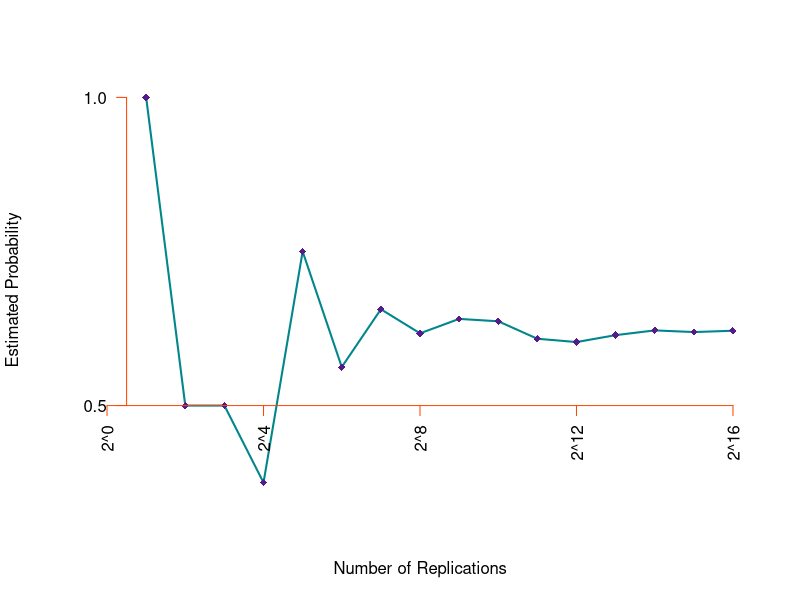

This figure's R source:
#==================================================#
#====== MONTE CARLO SIMULATION: COIN TOSSING ======#
#==================================================#

# Author: Jonah Gabry (jsg2201@columbia.edu)
# Written using R version 3.1.1 on Mac OS X 10.9.3
# Last Edited: 07/19/2014



# Suppose we have two sets of 10 colored cards. The first set of cards has 6 red
# cards and 4 blue cards. The second set of cards has 8 red cards and 2 blue
# cards.

# Without looking at the color, we draw one card from the first set and place it
# in the second set. (So the first set now has 9 cards and the second has 11
# cards)

# Then -- again without seeing the color -- we draw one card from the second set
# and place it in the first set.

# If we were to then take one card from the first set, what is the probability
# that it's a red card?



# Strategy: 
#   1. write a function that simulates this experiment with the cards
#   2. run the experiment many times
#   3. look at the proportion of the cards we end up with that are red cards 


cardsExperiment <- function(){
# SETUP THE SETS OF CARDS
  set_1 <- c(rep("RED", 6), rep("BLUE", 4))
  set_2 <- c(rep("RED", 8), rep("BLUE", 2))
  
# PICK A CARD FROM set_1 AND PUT IT IN set_2
#   We'll do this by picking an integer j between 1 and 10 at random and then
#   taking the jth card from set_1 and putting it in set_2
  j <- sample(x = 1:10, size = 1) # pick j
  set_2 <- c(set_2, set_1[j])     # add jth card from set_1 to set_2
  set_1 <- set_1[-j]              # remove jth card from set_1

# PICK A CARD FROM THE NEW set_2 AND PUT IT IN set_1
k <- sample(x = 1:11, size = 1) # pick an integer k between 1 and 11 since set_2 now has 11 cards
set_1 <- c(set_1, set_2[k])     # add kth card from set_2 to set_1 (we don't need to remove it from 
                                # set_2 since we're only interested in now picking a card from set_1)

# PICK THE FINAL CARD FROM set_1
sample(set_1, 1)
}

# Try out the function
cardsExperiment() # running this should output "BLUE" or "RED"

# Now run the experiment 10,000 times using the replicate() function
replicate(10^5, cardsExperiment() )

# Run it again but this time just get the proportion results that are "RED"
# instead of uselessly printing the all of the outcomes
mean( replicate(10^4, cardsExperiment() == "RED") )

# Let's look at how the estimated probabilities converge as the number of
# replications gets larger
estimates <- sapply(0:15, FUN = function(i){
  mean(replicate(2^i, cardsExperiment() == "RED"))
})

plot(0, type = "n", xlim = c(0,16), ylim = c(min(estimates), max(estimates)), 
     bty = "l", xlab = "Number of Replications", axes = F,
     ylab = "Estimated Probability")

lines(1:16, estimates, col = "turquoise4", lwd = 2)
points(1:16, estimates, pch = 18, col = "purple4")
axis(side = 1, col = "orangered", las = 2,
     pos = 0.5, at = seq(0,16,4), 
     labels = paste0("2^", seq(0,16,4)))
axis(side = 2, col = "orangered", las = 2,
     pos = 0.5, at = c(0.5, 1), labels = T)



# We can also modify our function to allow the user to pick the size of the
# decks and the number of red/blue cards in each.
cardsExperiment <- function(n, r1, r2){ 
  # n = number of cards per set, 
  # r1 & r2 = number of reds in set_1 & set_2, respectively 
  
  stopifnot(n >= r1, n >= r2) # give error message if r1 or r2 is greater than # of cards 
  
  # SETUP THE SETS OF CARDS
  set_1 <- c(rep("RED", r1), rep("BLUE", n - r1))
  set_2 <- c(rep("RED", r2), rep("BLUE", n - r2))
  
  # PICK A CARD FROM set_1 AND PUT IT IN set_2
  j <- sample(x = 1:n, size = 1)  # pick j from between 1 and n
  set_2 <- c(set_2, set_1[j])     
  set_1 <- set_1[-j]              
  
  # PICK A CARD FROM THE NEW set_2 AND PUT IT IN set_1
  k <- sample(x = 1:(n+1), size = 1) # pick k from between 1 and n+1
  set_1 <- c(set_1, set_2[k])    
  
  # PICK THE FINAL CARD FROM set_1
  sample(set_1, 1)
}

# Use the new function to estimate the desired probability if the decks start
# with 20 cards and 5 and 16 red cards, respectively
mean( replicate(10^4, cardsExperiment(n = 20, r1 = 5, r2 = 16) == "RED") )

# start with 50 cards each and both with 25 of each color
mean( replicate(10^4, cardsExperiment(n = 50, r1 = 25, r2 = 25) == "RED") )